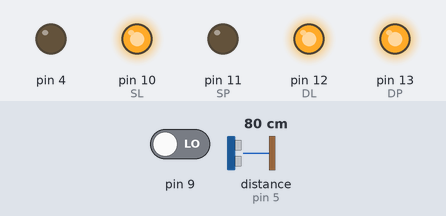
Simulated run of this sketch. Board: Arduino Uno, built with avr-gcc and run on an emulated ATmega328P. On the bench: output pins drawn as LEDs (lit = HIGH). The test bench sets the inputs (shaded band); at power-on: distance to the obstacle (sensor on pin 5) 80 cm, pin 9 LOW. The echo pulse lasts 58.3 µs per cm.

Above: at 2.2 s.
2.3 s: distance to the obstacle (sensor on pin 5) set to 2 cm
At 2.67 s:
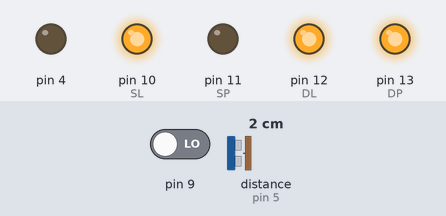
5.3 s: distance to the obstacle (sensor on pin 5) set to 4 cm
At 10.1 s:
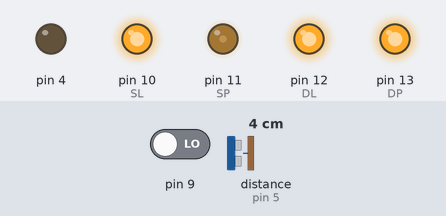
Timing chart, 0 to 10.0 s (numbered marks = the images above; inputs shaded):
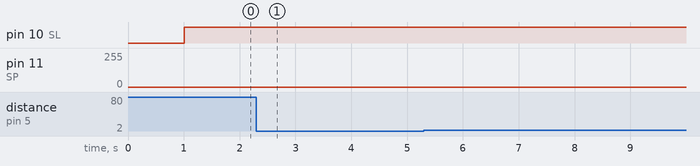

The sketch:

PID.ino
```cpp
#include <NewPing.h>
#define TRIGGER_PIN  6 // 12  // Arduino pin tied to trigger pin on the ultrasonic sensor.
#define ECHO_PIN     5 // 11  // Arduino pin tied to echo pin on the ultrasonic sensor.
#define MAX_DISTANCE 200 // Максимальное расстояние, которое мы контролируем (в сантиметрах). Максимальное расстояние подобных датчиков находится в диапазоне 400-500см.
NewPing sonar(TRIGGER_PIN, ECHO_PIN, MAX_DISTANCE); // Настройка пинов и максимального расстояния
int ras = 0;

#define SP     11
#define DP     13
#define SL     10
#define DL     12

float p   = 0;
float i   = 0;
float d   = 0;
float pid = 0;

int  e1 = 0;
int  e2 = 0;
//byte o [25] = {0, 0, 0, 0, 0, 0, 0, 0, 0, 0, 0, 0, 0, 0, 0, 0, 0, 0, 0, 0, 0, 0, 0, 0, 0};

//--------------------------------------------------------------------
float M  =  100;   // средняя скорость мотора
float l  =  10;    // расстояние до стены
float k1 =  10;    // пропорциональный коэффицент
float k2 =  50;    // диферинциальный коэффицент
float k3 =  0.5;   // интегральный коэффицент
float ki =  2;     // интегральный коэффицент 2
//--------------------------------------------------------------------

void setup() {
  Serial.begin(9600);
  pinMode(TRIGGER_PIN, OUTPUT);
  pinMode(ECHO_PIN, INPUT);
  pinMode(DL, OUTPUT);
  pinMode(DP, OUTPUT);
  pinMode(4, OUTPUT);
  digitalWrite(DL, HIGH );
  digitalWrite(DP, HIGH );
  while ((digitalRead(9)) == 1) { delay(10); }
  delay(1000);
}

void loop() {
  ras = sonar.ping() / US_ROUNDTRIP_CM;
  if ((ras == 0) || (ras > (M/k1 + l))) { ras = M/k1 + l; }
  e1 = ras - l;           // ошибка (сейчас) динамическая
  p = k1*e1;               // пропорциональный
  i = i + k3*e1;           // интегральный
  d = k2*(e1 - e2);        // дифференциальный
  pid = p + i + d;
  analogWrite(SL, (M - pid));
  analogWrite(SP, (M + pid));
  e2 = e1;
}

/*
  ras = sonar.ping() / US_ROUNDTRIP_CM;
  if ((ras == 0) || (ras > (M/k + l))) { ras = M/k + l; }
  e1 = ras - l;
  analogWrite(SL, ( M - (e1*k + k2*(e1 - e2))));
  analogWrite(SP, ( M + (e1*k + k2*(e1 - e2))));
  e2 = e1;
*/

/*
  rast();
  delay(100);
  analogWrite(SL, (M - (ras - l)*k));
  analogWrite(SP, (M + (ras - l)*k));
*/

void rast(){
  ras = sonar.ping() / US_ROUNDTRIP_CM;
  //Serial.println(ras);
}

void ZUM()        {
  digitalWrite (4, HIGH);
  delay (100);
  digitalWrite (4, LOW);
  delay (100);
  digitalWrite (4, HIGH);
  delay (100);
  digitalWrite (4, LOW);
  delay (100);
}
```

Measured:
- after the input at 2.3 s, pin 11 (SP): stays 0/255 (without the input it goes to 245/255 after 3.0 s)
